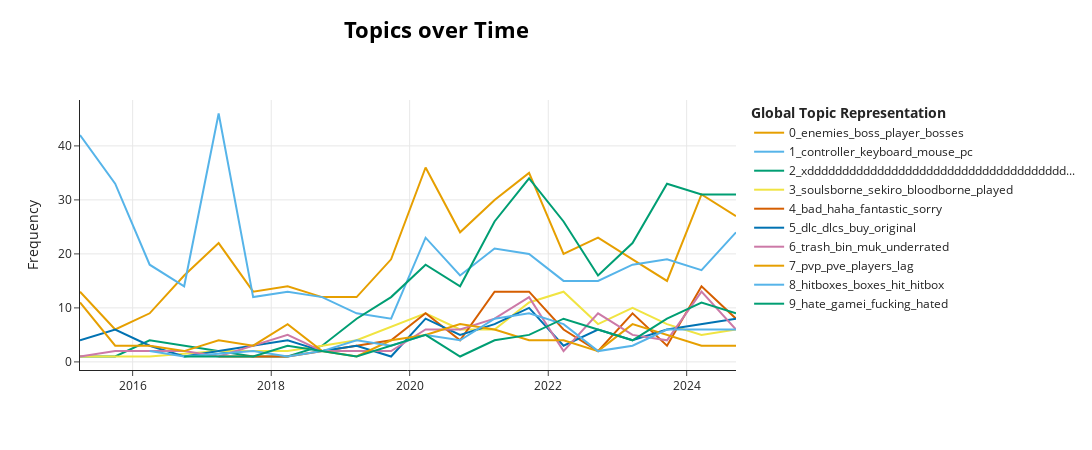

Source (notebook cell):
### Code cell
neg_model.visualize_topics_over_time(neg_topics_over_time, top_n_topics=10)

### Figure 1 — Plotly figure (JSON) as saved in the notebook; plotly's stock layout.template omitted (floating-point values rounded to 4 significant figures)
{"data": [{"hoverinfo": "text", "hovertext": ["<b>Topic 0</b><br>Words: enemies, get, new, patch, guy", "<b>Topic 0</b><br>Words: attacks, enemies, player, areas, sword", "<b>Topic 0</b><br>Words: fuck, data, shade, fucking, time", "<b>Topic 0</b><br>Words: player, one, enemies, area, boss", "<b>Topic 0</b><br>Words: boss, enemies, player, weapon, time", "<b>Topic 0</b><br>Words: boss, enemies, area, player, much", "<b>Topic 0</b><br>Words: enemies, time, even, boss, like", "<b>Topic 0</b><br>Words: get, hit, roll, even, enemies", "<b>Topic 0</b><br>Words: area, way, enemies, player, level", "<b>Topic 0</b><br>Words: enemies, one, enemy, area, like", "<b>Topic 0</b><br>Words: boss, enemies, player, fight, bosses", "<b>Topic 0</b><br>Words: enemies, bosses, boss, one, area", "<b>Topic 0</b><br>Words: boss, enemies, bosses, fight, enemy", "<b>Topic 0</b><br>Words: boss, enemies, player, enemy, even", "<b>Topic 0</b><br>Words: boss, time, get, enemies, like", "<b>Topic 0</b><br>Words: boss, enemies, player, bosses, get", "<b>Topic 0</b><br>Words: enemies, attack, boss, even, player", "<b>Topic 0</b><br>Words: boss, bosses, fight, enemies, hit", "<b>Topic 0</b><br>Words: enemies, boss, get, bosses, enemy", "<b>Topic 0</b><br>Words: enemies, boss, bosses, also, player"], "marker": {"color": "#E69F00"}, "mode": "lines", "name": "0_enemies_boss_player_bosses", "type": "scatter", "x": ["2015-03-29T08:44:21.032000", "2015-09-30T21:42:16.400000", "2016-03-30T19:21:24.800000", "2016-09-28T17:00:33.200000", "2017-03-29T14:39:41.600000", "2017-09-27T12:18:50", "2018-03-28T09:57:58.400000", "2018-09-26T07:37:06.800000", "2019-03-27T05:16:15.200000", "2019-09-25T02:55:23.600000", "2020-03-25T00:34:32", "2020-09-22T22:13:40.400000", "2021-03-23T19:52:48.800000", "2021-09-21T17:31:57.200000", "2022-03-22T15:11:05.600000", "2022-09-20T12:50:14", "2023-03-21T10:29:22.400000", "2023-09-19T08:08:30.800000", "2024-03-19T05:47:39.200000", "2024-09-17T03:26:47.600000"], "y": [13, 6, 9, 16, 22, 13, 14, 12, 12, 19, 36, 24, 30, 35, 20, 23, 19, 15, 31, 27]}, {"hoverinfo": "text", "hovertext": ["<b>Topic 1</b><br>Words: controller, keyboard, pc, xbox, mouse", "<b>Topic 1</b><br>Words: controller, keyboard, pc, mouse, port", "<b>Topic 1</b><br>Words: controller, pc, xbox, keyboard, port", "<b>Topic 1</b><br>Words: pc, keyboard, controller, mouse, port", "<b>Topic 1</b><br>Words: controller, keyboard, port, controls, pc", "<b>Topic 1</b><br>Words: controller, port, pc, keyboard, mouse", "<b>Topic 1</b><br>Words: mouse, keyboard, controller, pc, settings", "<b>Topic 1</b><br>Words: controller, pc, switch, port, xbox", "<b>Topic 1</b><br>Words: controller, keyboard, pc, xbox, mouse", "<b>Topic 1</b><br>Words: controller, mouse, keyboard, port, pc", "<b>Topic 1</b><br>Words: controller, keyboard, mouse, xbox, pc", "<b>Topic 1</b><br>Words: controller, pc, xbox, mouse, keyboard", "<b>Topic 1</b><br>Words: controller, keyboard, mouse, xbox, pc", "<b>Topic 1</b><br>Words: keyboard, mouse, port, pc, controller", "<b>Topic 1</b><br>Words: keyboard, controller, mouse, controls, port", "<b>Topic 1</b><br>Words: controller, keyboard, mouse, pc, port", "<b>Topic 1</b><br>Words: mouse, keyboard, controller, pc, button", "<b>Topic 1</b><br>Words: controller, mouse, keyboard, pc, port", "<b>Topic 1</b><br>Words: controller, port, mouse, xbox, pc", "<b>Topic 1</b><br>Words: controller, keyboard, port, mouse, pc"], "marker": {"color": "#56B4E9"}, "mode": "lines", "name": "1_controller_keyboard_mouse_pc", "type": "scatter", "x": ["2015-03-29T08:44:21.032000", "2015-09-30T21:42:16.400000", "2016-03-30T19:21:24.800000", "2016-09-28T17:00:33.200000", "2017-03-29T14:39:41.600000", "2017-09-27T12:18:50", "2018-03-28T09:57:58.400000", "2018-09-26T07:37:06.800000", "2019-03-27T05:16:15.200000", "2019-09-25T02:55:23.600000", "2020-03-25T00:34:32", "2020-09-22T22:13:40.400000", "2021-03-23T19:52:48.800000", "2021-09-21T17:31:57.200000", "2022-03-22T15:11:05.600000", "2022-09-20T12:50:14", "2023-03-21T10:29:22.400000", "2023-09-19T08:08:30.800000", "2024-03-19T05:47:39.200000", "2024-09-17T03:26:47.600000"], "y": [42, 33, 18, 14, 46, 12, 13, 12, 9, 8, 23, 16, 21, 20, 15, 15, 18, 19, 17, 24]}, {"hoverinfo": "text", "hovertext": ["<b>Topic 2</b><br>Words: burh, ahhhhhhhhhhhhhhhhhhhhhhhhhhhhhhhhhhhhhhhhhhhhhhhhhhhhhhhhhhhhhhhhhhhhhhhhhhhhhhhhhhhhhhhhhhhhhhhhhhhhhhhhhhhhhhhhhhhhhhhhhhhhhhhhhhhhhhhhhhhhhhhhhhhhhhhhhhhhhhhhhhhhhhhhhhhhhhhhhhhhhhhhhhhhhhhhhhhhhhhhhhhhhhhhhhhhhhhhhhhhhhhhhhhhhhhhhhhhhhhhhhhhhhhhhhhhhhhhhhhhhhhh, sos, werty, xddddddddddddddddddddddddddddddddddddddddddddddddddddddddddddddddddddddddddddddddddddddddddddddddddddddddddddddddddddddddddddddddddddddddddddddddddddddddddddddddddddddddddddddddddddddddddddddddddddddddddddddddddddddddddddddddddddddddddddddddddddddddddddddddddddddddddddddddddddddddddddddddddddddddddddddddddddddddddddddddddddddddddddddddddddddddddddddddddddddddddddddddddddddddddddddddddddddddddddddddddddddddddddddddddddddddddddddddddd", "<b>Topic 2</b><br>Words: burh, ahhhhhhhhhhhhhhhhhhhhhhhhhhhhhhhhhhhhhhhhhhhhhhhhhhhhhhhhhhhhhhhhhhhhhhhhhhhhhhhhhhhhhhhhhhhhhhhhhhhhhhhhhhhhhhhhhhhhhhhhhhhhhhhhhhhhhhhhhhhhhhhhhhhhhhhhhhhhhhhhhhhhhhhhhhhhhhhhhhhhhhhhhhhhhhhhhhhhhhhhhhhhhhhhhhhhhhhhhhhhhhhhhhhhhhhhhhhhhhhhhhhhhhhhhhhhhhhhhhhhhhhh, sos, werty, xddddddddddddddddddddddddddddddddddddddddddddddddddddddddddddddddddddddddddddddddddddddddddddddddddddddddddddddddddddddddddddddddddddddddddddddddddddddddddddddddddddddddddddddddddddddddddddddddddddddddddddddddddddddddddddddddddddddddddddddddddddddddddddddddddddddddddddddddddddddddddddddddddddddddddddddddddddddddddddddddddddddddddddddddddddddddddddddddddddddddddddddddddddddddddddddddddddddddddddddddddddddddddddddddddddddddddddddddddd", "<b>Topic 2</b><br>Words: burh, ahhhhhhhhhhhhhhhhhhhhhhhhhhhhhhhhhhhhhhhhhhhhhhhhhhhhhhhhhhhhhhhhhhhhhhhhhhhhhhhhhhhhhhhhhhhhhhhhhhhhhhhhhhhhhhhhhhhhhhhhhhhhhhhhhhhhhhhhhhhhhhhhhhhhhhhhhhhhhhhhhhhhhhhhhhhhhhhhhhhhhhhhhhhhhhhhhhhhhhhhhhhhhhhhhhhhhhhhhhhhhhhhhhhhhhhhhhhhhhhhhhhhhhhhhhhhhhhhhhhhhhhh, sos, werty, xddddddddddddddddddddddddddddddddddddddddddddddddddddddddddddddddddddddddddddddddddddddddddddddddddddddddddddddddddddddddddddddddddddddddddddddddddddddddddddddddddddddddddddddddddddddddddddddddddddddddddddddddddddddddddddddddddddddddddddddddddddddddddddddddddddddddddddddddddddddddddddddddddddddddddddddddddddddddddddddddddddddddddddddddddddddddddddddddddddddddddddddddddddddddddddddddddddddddddddddddddddddddddddddddddddddddddddddddddd", "<b>Topic 2</b><br>Words: burh, ahhhhhhhhhhhhhhhhhhhhhhhhhhhhhhhhhhhhhhhhhhhhhhhhhhhhhhhhhhhhhhhhhhhhhhhhhhhhhhhhhhhhhhhhhhhhhhhhhhhhhhhhhhhhhhhhhhhhhhhhhhhhhhhhhhhhhhhhhhhhhhhhhhhhhhhhhhhhhhhhhhhhhhhhhhhhhhhhhhhhhhhhhhhhhhhhhhhhhhhhhhhhhhhhhhhhhhhhhhhhhhhhhhhhhhhhhhhhhhhhhhhhhhhhhhhhhhhhhhhhhhhh, sos, werty, xddddddddddddddddddddddddddddddddddddddddddddddddddddddddddddddddddddddddddddddddddddddddddddddddddddddddddddddddddddddddddddddddddddddddddddddddddddddddddddddddddddddddddddddddddddddddddddddddddddddddddddddddddddddddddddddddddddddddddddddddddddddddddddddddddddddddddddddddddddddddddddddddddddddddddddddddddddddddddddddddddddddddddddddddddddddddddddddddddddddddddddddddddddddddddddddddddddddddddddddddddddddddddddddddddddddddddddddddddd", "<b>Topic 2</b><br>Words: burh, ahhhhhhhhhhhhhhhhhhhhhhhhhhhhhhhhhhhhhhhhhhhhhhhhhhhhhhhhhhhhhhhhhhhhhhhhhhhhhhhhhhhhhhhhhhhhhhhhhhhhhhhhhhhhhhhhhhhhhhhhhhhhhhhhhhhhhhhhhhhhhhhhhhhhhhhhhhhhhhhhhhhhhhhhhhhhhhhhhhhhhhhhhhhhhhhhhhhhhhhhhhhhhhhhhhhhhhhhhhhhhhhhhhhhhhhhhhhhhhhhhhhhhhhhhhhhhhhhhhhhhhhh, sos, werty, xddddddddddddddddddddddddddddddddddddddddddddddddddddddddddddddddddddddddddddddddddddddddddddddddddddddddddddddddddddddddddddddddddddddddddddddddddddddddddddddddddddddddddddddddddddddddddddddddddddddddddddddddddddddddddddddddddddddddddddddddddddddddddddddddddddddddddddddddddddddddddddddddddddddddddddddddddddddddddddddddddddddddddddddddddddddddddddddddddddddddddddddddddddddddddddddddddddddddddddddddddddddddddddddddddddddddddddddddddd", "<b>Topic 2</b><br>Words: burh, ahhhhhhhhhhhhhhhhhhhhhhhhhhhhhhhhhhhhhhhhhhhhhhhhhhhhhhhhhhhhhhhhhhhhhhhhhhhhhhhhhhhhhhhhhhhhhhhhhhhhhhhhhhhhhhhhhhhhhhhhhhhhhhhhhhhhhhhhhhhhhhhhhhhhhhhhhhhhhhhhhhhhhhhhhhhhhhhhhhhhhhhhhhhhhhhhhhhhhhhhhhhhhhhhhhhhhhhhhhhhhhhhhhhhhhhhhhhhhhhhhhhhhhhhhhhhhhhhhhhhhhhh, sos, werty, xddddddddddddddddddddddddddddddddddddddddddddddddddddddddddddddddddddddddddddddddddddddddddddddddddddddddddddddddddddddddddddddddddddddddddddddddddddddddddddddddddddddddddddddddddddddddddddddddddddddddddddddddddddddddddddddddddddddddddddddddddddddddddddddddddddddddddddddddddddddddddddddddddddddddddddddddddddddddddddddddddddddddddddddddddddddddddddddddddddddddddddddddddddddddddddddddddddddddddddddddddddddddddddddddddddddddddddddddddd", "<b>Topic 2</b><br>Words: burh, ahhhhhhhhhhhhhhhhhhhhhhhhhhhhhhhhhhhhhhhhhhhhhhhhhhhhhhhhhhhhhhhhhhhhhhhhhhhhhhhhhhhhhhhhhhhhhhhhhhhhhhhhhhhhhhhhhhhhhhhhhhhhhhhhhhhhhhhhhhhhhhhhhhhhhhhhhhhhhhhhhhhhhhhhhhhhhhhhhhhhhhhhhhhhhhhhhhhhhhhhhhhhhhhhhhhhhhhhhhhhhhhhhhhhhhhhhhhhhhhhhhhhhhhhhhhhhhhhhhhhhhhh, sos, werty, xddddddddddddddddddddddddddddddddddddddddddddddddddddddddddddddddddddddddddddddddddddddddddddddddddddddddddddddddddddddddddddddddddddddddddddddddddddddddddddddddddddddddddddddddddddddddddddddddddddddddddddddddddddddddddddddddddddddddddddddddddddddddddddddddddddddddddddddddddddddddddddddddddddddddddddddddddddddddddddddddddddddddddddddddddddddddddddddddddddddddddddddddddddddddddddddddddddddddddddddddddddddddddddddddddddddddddddddddddd", "<b>Topic 2</b><br>Words: burh, ahhhhhhhhhhhhhhhhhhhhhhhhhhhhhhhhhhhhhhhhhhhhhhhhhhhhhhhhhhhhhhhhhhhhhhhhhhhhhhhhhhhhhhhhhhhhhhhhhhhhhhhhhhhhhhhhhhhhhhhhhhhhhhhhhhhhhhhhhhhhhhhhhhhhhhhhhhhhhhhhhhhhhhhhhhhhhhhhhhhhhhhhhhhhhhhhhhhhhhhhhhhhhhhhhhhhhhhhhhhhhhhhhhhhhhhhhhhhhhhhhhhhhhhhhhhhhhhhhhhhhhhh, sos, werty, xddddddddddddddddddddddddddddddddddddddddddddddddddddddddddddddddddddddddddddddddddddddddddddddddddddddddddddddddddddddddddddddddddddddddddddddddddddddddddddddddddddddddddddddddddddddddddddddddddddddddddddddddddddddddddddddddddddddddddddddddddddddddddddddddddddddddddddddddddddddddddddddddddddddddddddddddddddddddddddddddddddddddddddddddddddddddddddddddddddddddddddddddddddddddddddddddddddddddddddddddddddddddddddddddddddddddddddddddddd", "<b>Topic 2</b><br>Words: burh, ahhhhhhhhhhhhhhhhhhhhhhhhhhhhhhhhhhhhhhhhhhhhhhhhhhhhhhhhhhhhhhhhhhhhhhhhhhhhhhhhhhhhhhhhhhhhhhhhhhhhhhhhhhhhhhhhhhhhhhhhhhhhhhhhhhhhhhhhhhhhhhhhhhhhhhhhhhhhhhhhhhhhhhhhhhhhhhhhhhhhhhhhhhhhhhhhhhhhhhhhhhhhhhhhhhhhhhhhhhhhhhhhhhhhhhhhhhhhhhhhhhhhhhhhhhhhhhhhhhhhhhhh, sos, werty, xddddddddddddddddddddddddddddddddddddddddddddddddddddddddddddddddddddddddddddddddddddddddddddddddddddddddddddddddddddddddddddddddddddddddddddddddddddddddddddddddddddddddddddddddddddddddddddddddddddddddddddddddddddddddddddddddddddddddddddddddddddddddddddddddddddddddddddddddddddddddddddddddddddddddddddddddddddddddddddddddddddddddddddddddddddddddddddddddddddddddddddddddddddddddddddddddddddddddddddddddddddddddddddddddddddddddddddddddddd", "<b>Topic 2</b><br>Words: burh, ahhhhhhhhhhhhhhhhhhhhhhhhhhhhhhhhhhhhhhhhhhhhhhhhhhhhhhhhhhhhhhhhhhhhhhhhhhhhhhhhhhhhhhhhhhhhhhhhhhhhhhhhhhhhhhhhhhhhhhhhhhhhhhhhhhhhhhhhhhhhhhhhhhhhhhhhhhhhhhhhhhhhhhhhhhhhhhhhhhhhhhhhhhhhhhhhhhhhhhhhhhhhhhhhhhhhhhhhhhhhhhhhhhhhhhhhhhhhhhhhhhhhhhhhhhhhhhhhhhhhhhhh, sos, werty, xddddddddddddddddddddddddddddddddddddddddddddddddddddddddddddddddddddddddddddddddddddddddddddddddddddddddddddddddddddddddddddddddddddddddddddddddddddddddddddddddddddddddddddddddddddddddddddddddddddddddddddddddddddddddddddddddddddddddddddddddddddddddddddddddddddddddddddddddddddddddddddddddddddddddddddddddddddddddddddddddddddddddddddddddddddddddddddddddddddddddddddddddddddddddddddddddddddddddddddddddddddddddddddddddddddddddddddddddddd", "<b>Topic 2</b><br>Words: werty, burh, ahhhhhhhhhhhhhhhhhhhhhhhhhhhhhhhhhhhhhhhhhhhhhhhhhhhhhhhhhhhhhhhhhhhhhhhhhhhhhhhhhhhhhhhhhhhhhhhhhhhhhhhhhhhhhhhhhhhhhhhhhhhhhhhhhhhhhhhhhhhhhhhhhhhhhhhhhhhhhhhhhhhhhhhhhhhhhhhhhhhhhhhhhhhhhhhhhhhhhhhhhhhhhhhhhhhhhhhhhhhhhhhhhhhhhhhhhhhhhhhhhhhhhhhhhhhhhhhhhhhhhhhh, sos, xddddddddddddddddddddddddddddddddddddddddddddddddddddddddddddddddddddddddddddddddddddddddddddddddddddddddddddddddddddddddddddddddddddddddddddddddddddddddddddddddddddddddddddddddddddddddddddddddddddddddddddddddddddddddddddddddddddddddddddddddddddddddddddddddddddddddddddddddddddddddddddddddddddddddddddddddddddddddddddddddddddddddddddddddddddddddddddddddddddddddddddddddddddddddddddddddddddddddddddddddddddddddddddddddddddddddddddddddddd", "<b>Topic 2</b><br>Words: last, burh, ahhhhhhhhhhhhhhhhhhhhhhhhhhhhhhhhhhhhhhhhhhhhhhhhhhhhhhhhhhhhhhhhhhhhhhhhhhhhhhhhhhhhhhhhhhhhhhhhhhhhhhhhhhhhhhhhhhhhhhhhhhhhhhhhhhhhhhhhhhhhhhhhhhhhhhhhhhhhhhhhhhhhhhhhhhhhhhhhhhhhhhhhhhhhhhhhhhhhhhhhhhhhhhhhhhhhhhhhhhhhhhhhhhhhhhhhhhhhhhhhhhhhhhhhhhhhhhhhhhhhhhhh, sos, werty", "<b>Topic 2</b><br>Words: long, burh, ahhhhhhhhhhhhhhhhhhhhhhhhhhhhhhhhhhhhhhhhhhhhhhhhhhhhhhhhhhhhhhhhhhhhhhhhhhhhhhhhhhhhhhhhhhhhhhhhhhhhhhhhhhhhhhhhhhhhhhhhhhhhhhhhhhhhhhhhhhhhhhhhhhhhhhhhhhhhhhhhhhhhhhhhhhhhhhhhhhhhhhhhhhhhhhhhhhhhhhhhhhhhhhhhhhhhhhhhhhhhhhhhhhhhhhhhhhhhhhhhhhhhhhhhhhhhhhhhhhhhhhhh, sos, werty", "<b>Topic 2</b><br>Words: burh, xddddddddddddddddddddddddddddddddddddddddddddddddddddddddddddddddddddddddddddddddddddddddddddddddddddddddddddddddddddddddddddddddddddddddddddddddddddddddddddddddddddddddddddddddddddddddddddddddddddddddddddddddddddddddddddddddddddddddddddddddddddddddddddddddddddddddddddddddddddddddddddddddddddddddddddddddddddddddddddddddddddddddddddddddddddddddddddddddddddddddddddddddddddddddddddddddddddddddddddddddddddddddddddddddddddddddddddddddddd, frames, ahhhhhhhhhhhhhhhhhhhhhhhhhhhhhhhhhhhhhhhhhhhhhhhhhhhhhhhhhhhhhhhhhhhhhhhhhhhhhhhhhhhhhhhhhhhhhhhhhhhhhhhhhhhhhhhhhhhhhhhhhhhhhhhhhhhhhhhhhhhhhhhhhhhhhhhhhhhhhhhhhhhhhhhhhhhhhhhhhhhhhhhhhhhhhhhhhhhhhhhhhhhhhhhhhhhhhhhhhhhhhhhhhhhhhhhhhhhhhhhhhhhhhhhhhhhhhhhhhhhhhhhh, sos", "<b>Topic 2</b><br>Words: burh, ahhhhhhhhhhhhhhhhhhhhhhhhhhhhhhhhhhhhhhhhhhhhhhhhhhhhhhhhhhhhhhhhhhhhhhhhhhhhhhhhhhhhhhhhhhhhhhhhhhhhhhhhhhhhhhhhhhhhhhhhhhhhhhhhhhhhhhhhhhhhhhhhhhhhhhhhhhhhhhhhhhhhhhhhhhhhhhhhhhhhhhhhhhhhhhhhhhhhhhhhhhhhhhhhhhhhhhhhhhhhhhhhhhhhhhhhhhhhhhhhhhhhhhhhhhhhhhhhhhhhhhhh, sos, werty, xddddddddddddddddddddddddddddddddddddddddddddddddddddddddddddddddddddddddddddddddddddddddddddddddddddddddddddddddddddddddddddddddddddddddddddddddddddddddddddddddddddddddddddddddddddddddddddddddddddddddddddddddddddddddddddddddddddddddddddddddddddddddddddddddddddddddddddddddddddddddddddddddddddddddddddddddddddddddddddddddddddddddddddddddddddddddddddddddddddddddddddddddddddddddddddddddddddddddddddddddddddddddddddddddddddddddddddddddddd", "<b>Topic 2</b><br>Words: xd, burh, ahhhhhhhhhhhhhhhhhhhhhhhhhhhhhhhhhhhhhhhhhhhhhhhhhhhhhhhhhhhhhhhhhhhhhhhhhhhhhhhhhhhhhhhhhhhhhhhhhhhhhhhhhhhhhhhhhhhhhhhhhhhhhhhhhhhhhhhhhhhhhhhhhhhhhhhhhhhhhhhhhhhhhhhhhhhhhhhhhhhhhhhhhhhhhhhhhhhhhhhhhhhhhhhhhhhhhhhhhhhhhhhhhhhhhhhhhhhhhhhhhhhhhhhhhhhhhhhhhhhhhhhh, sos, werty", "<b>Topic 2</b><br>Words: ahhhhhhhhhhhhhhhhhhhhhhhhhhhhhhhhhhhhhhhhhhhhhhhhhhhhhhhhhhhhhhhhhhhhhhhhhhhhhhhhhhhhhhhhhhhhhhhhhhhhhhhhhhhhhhhhhhhhhhhhhhhhhhhhhhhhhhhhhhhhhhhhhhhhhhhhhhhhhhhhhhhhhhhhhhhhhhhhhhhhhhhhhhhhhhhhhhhhhhhhhhhhhhhhhhhhhhhhhhhhhhhhhhhhhhhhhhhhhhhhhhhhhhhhhhhhhhhhhhhhhhhh, burh, sos, werty, xddddddddddddddddddddddddddddddddddddddddddddddddddddddddddddddddddddddddddddddddddddddddddddddddddddddddddddddddddddddddddddddddddddddddddddddddddddddddddddddddddddddddddddddddddddddddddddddddddddddddddddddddddddddddddddddddddddddddddddddddddddddddddddddddddddddddddddddddddddddddddddddddddddddddddddddddddddddddddddddddddddddddddddddddddddddddddddddddddddddddddddddddddddddddddddddddddddddddddddddddddddddddddddddddddddddddddddddddddd", "<b>Topic 2</b><br>Words: sos, burh, ahhhhhhhhhhhhhhhhhhhhhhhhhhhhhhhhhhhhhhhhhhhhhhhhhhhhhhhhhhhhhhhhhhhhhhhhhhhhhhhhhhhhhhhhhhhhhhhhhhhhhhhhhhhhhhhhhhhhhhhhhhhhhhhhhhhhhhhhhhhhhhhhhhhhhhhhhhhhhhhhhhhhhhhhhhhhhhhhhhhhhhhhhhhhhhhhhhhhhhhhhhhhhhhhhhhhhhhhhhhhhhhhhhhhhhhhhhhhhhhhhhhhhhhhhhhhhhhhhhhhhhhh, werty, xddddddddddddddddddddddddddddddddddddddddddddddddddddddddddddddddddddddddddddddddddddddddddddddddddddddddddddddddddddddddddddddddddddddddddddddddddddddddddddddddddddddddddddddddddddddddddddddddddddddddddddddddddddddddddddddddddddddddddddddddddddddddddddddddddddddddddddddddddddddddddddddddddddddddddddddddddddddddddddddddddddddddddddddddddddddddddddddddddddddddddddddddddddddddddddddddddddddddddddddddddddddddddddddddddddddddddddddddddd", "<b>Topic 2</b><br>Words: burh, ahhhhhhhhhhhhhhhhhhhhhhhhhhhhhhhhhhhhhhhhhhhhhhhhhhhhhhhhhhhhhhhhhhhhhhhhhhhhhhhhhhhhhhhhhhhhhhhhhhhhhhhhhhhhhhhhhhhhhhhhhhhhhhhhhhhhhhhhhhhhhhhhhhhhhhhhhhhhhhhhhhhhhhhhhhhhhhhhhhhhhhhhhhhhhhhhhhhhhhhhhhhhhhhhhhhhhhhhhhhhhhhhhhhhhhhhhhhhhhhhhhhhhhhhhhhhhhhhhhhhhhhh, sos, werty, xddddddddddddddddddddddddddddddddddddddddddddddddddddddddddddddddddddddddddddddddddddddddddddddddddddddddddddddddddddddddddddddddddddddddddddddddddddddddddddddddddddddddddddddddddddddddddddddddddddddddddddddddddddddddddddddddddddddddddddddddddddddddddddddddddddddddddddddddddddddddddddddddddddddddddddddddddddddddddddddddddddddddddddddddddddddddddddddddddddddddddddddddddddddddddddddddddddddddddddddddddddddddddddddddddddddddddddddddddd", "<b>Topic 2</b><br>Words: kys, xy, bro, burh, ahhhhhhhhhhhhhhhhhhhhhhhhhhhhhhhhhhhhhhhhhhhhhhhhhhhhhhhhhhhhhhhhhhhhhhhhhhhhhhhhhhhhhhhhhhhhhhhhhhhhhhhhhhhhhhhhhhhhhhhhhhhhhhhhhhhhhhhhhhhhhhhhhhhhhhhhhhhhhhhhhhhhhhhhhhhhhhhhhhhhhhhhhhhhhhhhhhhhhhhhhhhhhhhhhhhhhhhhhhhhhhhhhhhhhhhhhhhhhhhhhhhhhhhhhhhhhhhhhhhhhhhh"], "marker": {"color": "#009E73"}, "mode": "lines", "name": "2_xddddddddddddddddddddddddddddddddddddd...", "type": "scatter", "x": ["2015-03-29T08:44:21.032000", "2015-09-30T21:42:16.400000", "2016-03-30T19:21:24.800000", "2016-09-28T17:00:33.200000", "2017-03-29T14:39:41.600000", "2017-09-27T12:18:50", "2018-03-28T09:57:58.400000", "2018-09-26T07:37:06.800000", "2019-03-27T05:16:15.200000", "2019-09-25T02:55:23.600000", "2020-03-25T00:34:32", "2020-09-22T22:13:40.400000", "2021-03-23T19:52:48.800000", "2021-09-21T17:31:57.200000", "2022-03-22T15:11:05.600000", "2022-09-20T12:50:14", "2023-03-21T10:29:22.400000", "2023-09-19T08:08:30.800000", "2024-03-19T05:47:39.200000", "2024-09-17T03:26:47.600000"], "y": [1, 1, 4, 3, 2, 1, 1, 3, 8, 12, 18, 14, 26, 34, 26, 16, 22, 33, 31, 31]}, {"hoverinfo": "text", "hovertext": ["<b>Topic 3</b><br>Words: shortly, absent, quitting, bloodborne, busy", "<b>Topic 3</b><br>Words: trough, competing, soulsgame, roof, genuinly", "<b>Topic 3</b><br>Words: exponentially, soulborne, prequel, garbage, soulsborne", "<b>Topic 3</b><br>Words: woth, thuroughly, catagorey, bloodsouls, presumably", "<b>Topic 3</b><br>Words: response, characater, hellspawn, realease, lied", "<b>Topic 3</b><br>Words: soulsborne, entry, sekiro, obtusely, clumsiest", "<b>Topic 3</b><br>Words: soulsborne, sekiro, bloodborne, games, played", "<b>Topic 3</b><br>Words: soulsborne, bloodborne, sekiro, overlook, throw", "<b>Topic 3</b><br>Words: soulsborne, forgetable, sekiro, glitches, poorly", "<b>Topic 3</b><br>Words: soulsborne, sekiro, soulslike, surge, bloodborne", "<b>Topic 3</b><br>Words: soulsborne, sekiro, social, bloodborne, dice", "<b>Topic 3</b><br>Words: soulsborne, soulslike, bloodborne, sekiro, else", "<b>Topic 3</b><br>Words: soulsborne, whilst, held, easiest, gimmicked", "<b>Topic 3</b><br>Words: soulsborne, redeemable, soulslike, monday, soulborne", "<b>Topic 3</b><br>Words: soulsborne, bullsh, fromsoft, miserable, annnnd", "<b>Topic 3</b><br>Words: soulsborne, ive, replays, refer, corrupt"], "marker": {"color": "#F0E442"}, "mode": "lines", "name": "3_soulsborne_sekiro_bloodborne_played", "type": "scatter", "x": ["2015-03-29T08:44:21.032000", "2016-03-30T19:21:24.800000", "2017-03-29T14:39:41.600000", "2018-03-28T09:57:58.400000", "2018-09-26T07:37:06.800000", "2019-03-27T05:16:15.200000", "2020-03-25T00:34:32", "2020-09-22T22:13:40.400000", "2021-03-23T19:52:48.800000", "2021-09-21T17:31:57.200000", "2022-03-22T15:11:05.600000", "2022-09-20T12:50:14", "2023-03-21T10:29:22.400000", "2023-09-19T08:08:30.800000", "2024-03-19T05:47:39.200000", "2024-09-17T03:26:47.600000"], "y": [1, 1, 2, 2, 3, 4, 9, 6, 6, 11, 13, 7, 10, 7, 5, 6]}, {"hoverinfo": "text", "hovertext": ["<b>Topic 4</b><br>Words: bad, haha, fantastic, sorry, say", "<b>Topic 4</b><br>Words: bad, haha, fantastic, sorry, say", "<b>Topic 4</b><br>Words: bad, haha, fantastic, sorry, say", "<b>Topic 4</b><br>Words: bad, haha, fantastic, sorry, say", "<b>Topic 4</b><br>Words: bad, haha, fantastic, sorry, say", "<b>Topic 4</b><br>Words: bad, haha, fantastic, sorry, say", "<b>Topic 4</b><br>Words: bad, haha, fantastic, sorry, say", "<b>Topic 4</b><br>Words: bad, haha, fantastic, sorry, say", "<b>Topic 4</b><br>Words: bad, haha, fantastic, sorry, say", "<b>Topic 4</b><br>Words: bad, haha, fantastic, sorry, say", "<b>Topic 4</b><br>Words: bad, sorry, haha, fantastic, say", "<b>Topic 4</b><br>Words: bad, haha, fantastic, sorry, say", "<b>Topic 4</b><br>Words: bad, fantastic, haha, sorry, say", "<b>Topic 4</b><br>Words: bad, haha, say, really, fantastic", "<b>Topic 4</b><br>Words: bad, haha, fantastic, sorry, say"], "marker": {"color": "#D55E00"}, "mode": "lines", "name": "4_bad_haha_fantastic_sorry", "type": "scatter", "x": ["2017-03-29T14:39:41.600000", "2017-09-27T12:18:50", "2018-03-28T09:57:58.400000", "2019-03-27T05:16:15.200000", "2019-09-25T02:55:23.600000", "2020-03-25T00:34:32", "2020-09-22T22:13:40.400000", "2021-03-23T19:52:48.800000", "2021-09-21T17:31:57.200000", "2022-03-22T15:11:05.600000", "2022-09-20T12:50:14", "2023-03-21T10:29:22.400000", "2023-09-19T08:08:30.800000", "2024-03-19T05:47:39.200000", "2024-09-17T03:26:47.600000"], "y": [1, 1, 1, 3, 4, 9, 4, 13, 13, 6, 2, 9, 3, 14, 8]}, {"hoverinfo": "text", "hovertext": ["<b>Topic 5</b><br>Words: recomment, season, dlc, rewind, pass", "<b>Topic 5</b><br>Words: dlc, cod, dragons, clusterfucks, firelinkshine", "<b>Topic 5</b><br>Words: dlc, ardent, admirers, dysfunctional, kinda", "<b>Topic 5</b><br>Words: replayed, replay, prepare, including, finished", "<b>Topic 5</b><br>Words: discount, dlc, bought, free, practices", "<b>Topic 5</b><br>Words: dlc, original, fixing, playable, emplore", "<b>Topic 5</b><br>Words: learned, lesson, failures, sweet, dlc", "<b>Topic 5</b><br>Words: dlc, gon, dlcs, na, farming", "<b>Topic 5</b><br>Words: quality, another, dlc, worse, buy", "<b>Topic 5</b><br>Words: dlc, fucking, goty, ez, year", "<b>Topic 5</b><br>Words: dlc, ever, pathetic, beat, hydrochloric", "<b>Topic 5</b><br>Words: dlcs, step, dlc, ctrl, tehe", "<b>Topic 5</b><br>Words: dlc, goon, squad, ofcoures, cesspit", "<b>Topic 5</b><br>Words: seek, quality, mon, dlcs, snow", "<b>Topic 5</b><br>Words: dlc, original, previously, muuch, daaaaamn", "<b>Topic 5</b><br>Words: zzuh, zuh, reproducible, lijkop, pibjlkz", "<b>Topic 5</b><br>Words: dlc, certify, centrelink, spicy, executable", "<b>Topic 5</b><br>Words: quarz, longsword, yellow, dlc, picked", "<b>Topic 5</b><br>Words: dlc, dlcs, putrid, aggravate, starfish"], "marker": {"color": "#0072B2"}, "mode": "lines", "name": "5_dlc_dlcs_buy_original", "type": "scatter", "x": ["2015-03-29T08:44:21.032000", "2015-09-30T21:42:16.400000", "2016-03-30T19:21:24.800000", "2016-09-28T17:00:33.200000", "2017-03-29T14:39:41.600000", "2018-03-28T09:57:58.400000", "2018-09-26T07:37:06.800000", "2019-03-27T05:16:15.200000", "2019-09-25T02:55:23.600000", "2020-03-25T00:34:32", "2020-09-22T22:13:40.400000", "2021-03-23T19:52:48.800000", "2021-09-21T17:31:57.200000", "2022-03-22T15:11:05.600000", "2022-09-20T12:50:14", "2023-03-21T10:29:22.400000", "2023-09-19T08:08:30.800000", "2024-03-19T05:47:39.200000", "2024-09-17T03:26:47.600000"], "y": [4, 6, 3, 1, 2, 4, 2, 3, 1, 8, 5, 7, 10, 3, 6, 4, 6, 7, 8]}, {"hoverinfo": "text", "hovertext": ["<b>Topic 6</b><br>Words: mobs, trash, ever, bin, muk", "<b>Topic 6</b><br>Words: caca, trash, bin, muk, underrated", "<b>Topic 6</b><br>Words: trash, bb, plain, simple, core", "<b>Topic 6</b><br>Words: trash, bin, muk, underrated, actual", "<b>Topic 6</b><br>Words: trash, bin, muk, underrated, actual", "<b>Topic 6</b><br>Words: whacanisay, trash, disgusting, bin, muk", "<b>Topic 6</b><br>Words: trash, bin, muk, underrated, actual", "<b>Topic 6</b><br>Words: trash, waste, life, garbage, fuck", "<b>Topic 6</b><br>Words: trash, mang, pickler, dah, bin", "<b>Topic 6</b><br>Words: trash, troglodytes, bin, iq, lined", "<b>Topic 6</b><br>Words: trash, fucking, broken, bin, muk", "<b>Topic 6</b><br>Words: trash, lit, rush, bugs, iii", "<b>Topic 6</b><br>Words: muk, trash, dog, guy, actual", "<b>Topic 6</b><br>Words: trash, beings, underrated, overhated, planet", "<b>Topic 6</b><br>Words: trash, schholar, cos, bin, tl", "<b>Topic 6</b><br>Words: trash, fcking, ass, stupid, far", "<b>Topic 6</b><br>Words: trash, dogpile, underrated, hearing, whoever", "<b>Topic 6</b><br>Words: trash, hella, literally, experience, bin"], "marker": {"color": "#CC79A7"}, "mode": "lines", "name": "6_trash_bin_muk_underrated", "type": "scatter", "x": ["2015-03-29T08:44:21.032000", "2015-09-30T21:42:16.400000", "2016-09-28T17:00:33.200000", "2017-03-29T14:39:41.600000", "2018-03-28T09:57:58.400000", "2018-09-26T07:37:06.800000", "2019-03-27T05:16:15.200000", "2019-09-25T02:55:23.600000", "2020-03-25T00:34:32", "2020-09-22T22:13:40.400000", "2021-03-23T19:52:48.800000", "2021-09-21T17:31:57.200000", "2022-03-22T15:11:05.600000", "2022-09-20T12:50:14", "2023-03-21T10:29:22.400000", "2023-09-19T08:08:30.800000", "2024-03-19T05:47:39.200000", "2024-09-17T03:26:47.600000"], "y": [1, 2, 2, 1, 5, 2, 2, 2, 6, 6, 8, 12, 2, 9, 5, 4, 13, 6]}, {"hoverinfo": "text", "hovertext": ["<b>Topic 7</b><br>Words: pvp, pve, host, laggy, orb", "<b>Topic 7</b><br>Words: pvp, pve, begging, con, absurdly", "<b>Topic 7</b><br>Words: pvp, bots, pve, invading, marvellously", "<b>Topic 7</b><br>Words: nostaligia, disrespect, creators, pvp, tone", "<b>Topic 7</b><br>Words: pvp, pve, replayabylity, emulated, techinical", "<b>Topic 7</b><br>Words: pvp, crowd, jumped, total, forced", "<b>Topic 7</b><br>Words: pvp, rematch, anime, gamedesign, implimented", "<b>Topic 7</b><br>Words: desynchronization, iv, pvp, redeemable, bash", "<b>Topic 7</b><br>Words: nitpicking, pvm, sweaty, overs, sounding", "<b>Topic 7</b><br>Words: pvp, hitboxex, inst, involuntary, lagging", "<b>Topic 7</b><br>Words: pvp, playtime, state, toothpick, laggier", "<b>Topic 7</b><br>Words: pvp, ceases, wise, losses, players", "<b>Topic 7</b><br>Words: pvp, balanced, best, pve, players", "<b>Topic 7</b><br>Words: hundo, pvp, afwul, scamed, saing", "<b>Topic 7</b><br>Words: touched, pvp, bloodborune, pve, simplest", "<b>Topic 7</b><br>Words: vulnerabilities, protecting, exploits, fans, pvp", "<b>Topic 7</b><br>Words: pvp, beg, layouts, franchise, tac", "<b>Topic 7</b><br>Words: pvp, noobslayer, fashionsouls, kitted, sweaty", "<b>Topic 7</b><br>Words: pvp, percenting, tailored, lordvessel, roadblocks", "<b>Topic 7</b><br>Words: pvp, hord, boo, flooded, platinumed"], "marker": {"color": "#E69F00"}, "mode": "lines", "name": "7_pvp_pve_players_lag", "type": "scatter", "x": ["2015-03-29T08:44:21.032000", "2015-09-30T21:42:16.400000", "2016-03-30T19:21:24.800000", "2016-09-28T17:00:33.200000", "2017-03-29T14:39:41.600000", "2017-09-27T12:18:50", "2018-03-28T09:57:58.400000", "2018-09-26T07:37:06.800000", "2019-03-27T05:16:15.200000", "2019-09-25T02:55:23.600000", "2020-03-25T00:34:32", "2020-09-22T22:13:40.400000", "2021-03-23T19:52:48.800000", "2021-09-21T17:31:57.200000", "2022-03-22T15:11:05.600000", "2022-09-20T12:50:14", "2023-03-21T10:29:22.400000", "2023-09-19T08:08:30.800000", "2024-03-19T05:47:39.200000", "2024-09-17T03:26:47.600000"], "y": [11, 3, 3, 2, 4, 3, 7, 2, 1, 4, 5, 7, 6, 4, 4, 2, 7, 5, 3, 3]}, {"hoverinfo": "text", "hovertext": ["<b>Topic 8</b><br>Words: shitbox, tryhard, phantom, hits, love", "<b>Topic 8</b><br>Words: hitboxes, terrible, seen, ever, worst", "<b>Topic 8</b><br>Words: supplement, stuffed, cardboard, boxes, hitbox", "<b>Topic 8</b><br>Words: hitboxes, thing, boxes, hit, hitbox", "<b>Topic 8</b><br>Words: broken, borked, realise, hitboxes, boxes", "<b>Topic 8</b><br>Words: hitboxes, limitless, pour, nonsensical, seemingly", "<b>Topic 8</b><br>Words: hitboxes, hurtboxes, blank, dagger, threw", "<b>Topic 8</b><br>Words: hitboxes, boxes, riddle, shithole, minecraft", "<b>Topic 8</b><br>Words: pisspoor, hitbox, platformer, hitboxes, clunkier", "<b>Topic 8</b><br>Words: hitboxes, size, retardisam, morrowind, di", "<b>Topic 8</b><br>Words: hitboxes, shitty, boxes, shittybosses, shortsword", "<b>Topic 8</b><br>Words: hitboxes, hitbox, noose, stepchild, shoulder", "<b>Topic 8</b><br>Words: ah, goofy, boxes, hitbox, must", "<b>Topic 8</b><br>Words: fartbox, ss, whack, boxes, bro", "<b>Topic 8</b><br>Words: boxes, hitboxes, size, idiots, hit", "<b>Topic 8</b><br>Words: hitboxes, terriuble, asf, corrupt, boxes", "<b>Topic 8</b><br>Words: hitboxes, commisions, pyrocynicals, hitboxex, hit"], "marker": {"color": "#56B4E9"}, "mode": "lines", "name": "8_hitboxes_boxes_hit_hitbox", "type": "scatter", "x": ["2016-03-30T19:21:24.800000", "2016-09-28T17:00:33.200000", "2017-09-27T12:18:50", "2018-03-28T09:57:58.400000", "2018-09-26T07:37:06.800000", "2019-03-27T05:16:15.200000", "2019-09-25T02:55:23.600000", "2020-03-25T00:34:32", "2020-09-22T22:13:40.400000", "2021-03-23T19:52:48.800000", "2021-09-21T17:31:57.200000", "2022-03-22T15:11:05.600000", "2022-09-20T12:50:14", "2023-03-21T10:29:22.400000", "2023-09-19T08:08:30.800000", "2024-03-19T05:47:39.200000", "2024-09-17T03:26:47.600000"], "y": [2, 1, 2, 1, 2, 4, 3, 5, 4, 8, 9, 7, 2, 3, 6, 6, 6]}, {"hoverinfo": "text", "hovertext": ["<b>Topic 9</b><br>Words: hate, fucking, gamei, hated, dislike", "<b>Topic 9</b><br>Words: hate, gamei, fucking, hated, dislike", "<b>Topic 9</b><br>Words: hate, japan, thanks, gamei, nothing", "<b>Topic 9</b><br>Words: throught, hate, never, gamei, much", "<b>Topic 9</b><br>Words: hate, liking, bitching, gamei, wind", "<b>Topic 9</b><br>Words: hate, wagon, belive, gamei, deserves", "<b>Topic 9</b><br>Words: hate, somebody, likes, fucking, man", "<b>Topic 9</b><br>Words: hate, gamei, fucking, claiming, wh", "<b>Topic 9</b><br>Words: hate, dislike, bullshish, fucking, nvm", "<b>Topic 9</b><br>Words: gamei, hate, fucking, confidently, cell", "<b>Topic 9</b><br>Words: hate, fucking, hated, gamei, tried", "<b>Topic 9</b><br>Words: hate, gamei, fucking, hated, bench", "<b>Topic 9</b><br>Words: hate, fucking, gamei, deserves, dislike", "<b>Topic 9</b><br>Words: hate, gamei, disgraced, fucking, receives"], "marker": {"color": "#009E73"}, "mode": "lines", "name": "9_hate_gamei_fucking_hated", "type": "scatter", "x": ["2016-09-28T17:00:33.200000", "2017-09-27T12:18:50", "2018-03-28T09:57:58.400000", "2019-03-27T05:16:15.200000", "2020-03-25T00:34:32", "2020-09-22T22:13:40.400000", "2021-03-23T19:52:48.800000", "2021-09-21T17:31:57.200000", "2022-03-22T15:11:05.600000", "2022-09-20T12:50:14", "2023-03-21T10:29:22.400000", "2023-09-19T08:08:30.800000", "2024-03-19T05:47:39.200000", "2024-09-17T03:26:47.600000"], "y": [1, 1, 3, 1, 5, 1, 4, 5, 8, 6, 4, 8, 11, 9]}], "layout": {"height": 450, "hoverlabel": {"bgcolor": "white", "font": {"family": "Rockwell", "size": 16}}, "legend": {"title": {"text": "<b>Global Topic Representation"}}, "title": {"font": {"color": "Black", "size": 22}, "text": "<b>Topics over Time</b>", "x": 0.4, "xanchor": "center", "y": 0.95, "yanchor": "top"}, "width": 1250, "xaxis": {"showgrid": true}, "yaxis": {"showgrid": true, "title": {"text": "Frequency"}}}}
